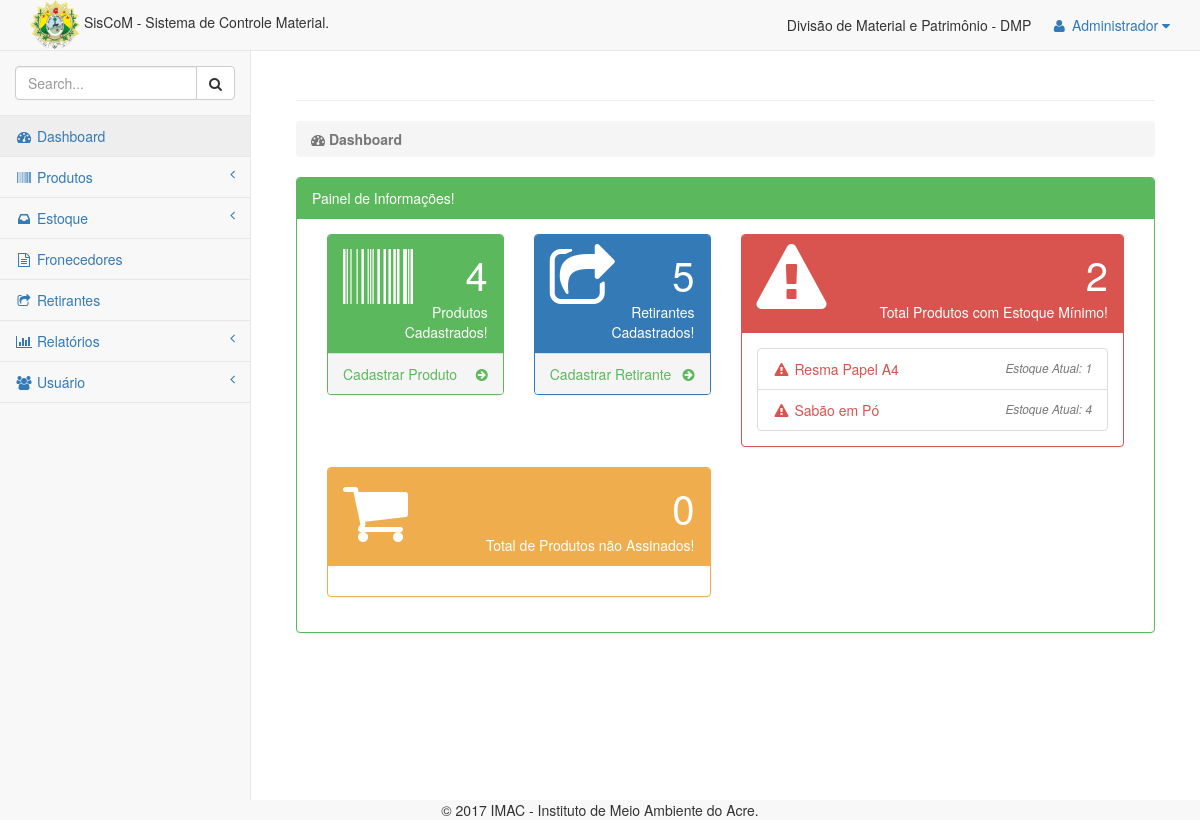
The app's page /controle/pages/index.php (signed in) with its own data.
### tables this page shows
CREATE TABLE `produto` (
  `id_produto` int(11) NOT NULL,
  `categoria` int(11) NOT NULL,
  `nome` varchar(60) NOT NULL,
  `estoque_minimo` int(11) NOT NULL,
  `estoque_atual` int(11) NOT NULL
);

### controle/pages/controle/variaveis.php (called while the page is built, shortened)
<?php
include('../include/conexao.php');
$rs = $conexao->query("SELECT  COUNT(*) as total FROM produto");
              while ($row = $rs->fetch(PDO::FETCH_ASSOC)) {
              $totalProdutos=$row["total"];
}
$rs = $conexao->query("SELECT  COUNT(*) as total FROM produto WHERE estoque_minimo>estoque_atual");
             while ($row = $rs->fetch(PDO::FETCH_ASSOC)) {
               $totalMinimo=$row["total"];
            }
$totalCard=0;
 $rs = $conexao->query("SELECT count(*) total FROM retirante");
              while ($row = $rs->fetch(PDO::FETCH_ASSOC)) {
              $totalRetirantes=$row["total"];
           }
?>

### controle/pages/index.php (the view, shortened to what this page needs)
<?php
require("controle/variaveis.php");
?>
<!DOCTYPE html>
  <html lang="en">
  <head>
  	<link href="../bower_components/bootstrap/dist/css/bootstrap.min.css" rel="stylesheet">
  	<link href="../bower_components/metisMenu/dist/metisMenu.min.css" rel="stylesheet">
  	<link href="../dist/css/sb-admin-2.css" rel="stylesheet">
  	<link href="../bower_components/font-awesome/css/font-awesome.min.css" rel="stylesheet" type="text/css">
    </head>
    <body>
    	<div id="wrapper">
    		<nav class="navbar navbar-default navbar-static-top" role="navigation" style="margin-bottom: 0">
    			<div class="navbar-header">
    				<img class="profile-img" src="../img/brasao.png" width="50" height=""> SisCoM - Sistema de Controle Material.
    				<a class="navbar-brand" href="index.html"></a>
    			</div>
    			<ul class="nav navbar-top-links navbar-right">Divisão de Material e Patrimônio - DMP
    				<li class="dropdown">
    					<a class="dropdown-toggle" data-toggle="dropdown" href="#">
    						<i class="fa fa-user fa-fw"></i> <?php echo $_SESSION['apelido']." "; ?><i class="fa fa-caret-down"></i>
    					</a>
    				</li>
    			</ul>
    			<div class="navbar-default sidebar" role="navigation">
    				<div class="sidebar-nav navbar-collapse">
    					<ul class="nav" id="side-menu">
    						<li class="sidebar-search">
    							<div class="input-group custom-search-form">
    								<input type="text" class="form-control" placeholder="Search...">
    								<span class="input-group-btn">
    									<button class="btn btn-default" type="button">
    										<i class="fa fa-search"></i>
    									</button>
    								</span>
    							</div>
    						</li>
    						<li>
    							<a href="index.php"><i class="fa fa-dashboard fa-fw"></i> Dashboard</a>
    						</li>
    						<li>
    							<a href="#"><i class="fa fa-barcode fa-fw"></i> Produtos<span class="fa arrow"></span></a>
    						</li>
    						<li>
    							<a href="#"><i class="fa fa-inbox fa-fw"></i> Estoque<span class="fa arrow"></span></a>
    						</li>
    						<li>
    							<a href="fornecedores.php"><i class="fa fa-file-text-o fa-fw"></i> Fronecedores</a>
    						</li>
    						<li>
    							<a href="retirantes.php"><i class="fa fa-share-square-o fa-fw"></i> Retirantes</a>
    						</li>
    						<li>
    							<a href="#"><i class="fa fa-bar-chart-o fa-fw"></i> Relat&oacute;rios<span class="fa arrow"></span></a>
    						</li>
    						<li>
    							<a href="#"><i class="fa fa-users fa-fw"></i> Usu&aacute;rio<span class="fa arrow"></span></a>
    						</li>
    					</ul>
    				</div>
    			</div>
    		</nav>
    		<div id="page-wrapper">
    			<div class="container-fluid">
    				<div class="row">
    					<div class="col-lg-12">
    						<h1 class="page-header">
    						</h1>
    						<ol class="breadcrumb">
    							<li class="active">
    								<i class="fa fa-dashboard "></i> <b>Dashboard</b>
    							</li>
    						</ol>
    					</div>
    				</div>
    				<div class="row">
    					<div class="col-lg-12">
    						<div class="panel panel-green">
    							<div class="panel-heading">
    								Painel de Informações!
    							</div>
    							<div class="panel-body">
    								<div class="dataTable_wrapper">
    									<div class="col-lg-3 col-md-6">
    										<div class="panel panel-green">
    											<div class="panel-heading">
    												<div class="row">
    													<div class="col-xs-3">
    														<i class="fa fa-barcode fa-5x"></i>
    													</div>
    													<div class="col-xs-9 text-right">
    														<div class="huge"><?=$totalProdutos?></div>
    														<div>Produtos Cadastrados!</div>
    													</div>
    												</div>
    											</div>
    											<a href="produtos.php">
    												<div class="panel-footer">
    													<span class="pull-left">Cadastrar Produto</span>
    													<span class="pull-right"><i class="fa fa-arrow-circle-right"></i></span>
    													<div class="clearfix"></div>
    												</div>
    											</a>
    										</div>
    									</div>
    									<div class="col-lg-3 col-md-6">
    										<div class="panel panel-primary">
    											<div class="panel-heading">
    												<div class="row">
    													<div class="col-xs-3">
    														<i class="fa fa-share-square-o  fa-5x"></i>
    													</div>
    													<div class="col-xs-9 text-right">
    														<div class="huge"><?=$totalRetirantes?></div>
    														<div>Retirantes Cadastrados!</div>
    													</div>
    												</div>
    											</div>
    											<a href="retirantes.php">
    												<div class="panel-footer">
    													<span class="pull-left">Cadastrar Retirante</span>
    													<span class="pull-right"><i class="fa fa-arrow-circle-right"></i></span>
    													<div class="clearfix"></div>
    												</div>
    											</a>
    										</div>
    									</div>
    									<div class=" col-md-6">
    										<div class="panel panel-red">
    											<div class="panel-heading ">
    												<div class="row">
    													<div class="col-xs-3">
    														<i class="fa fa-warning fa-5x"></i>
    													</div>
    													<div class="col-xs-9 text-right">
    														<div class="huge"><?=$totalMinimo?></div>
    														<div>Total Produtos com Estoque Mínimo!</div>
    													</div>
    												</div>
    											</div>
    											<div class="panel-body">
    												<div class="dataTable_wrapper">
    													<?php
    													include("../include/conexao.php");
    													$rs = $conexao->query("SELECT  id_produto, nome, estoque_minimo, estoque_atual FROM produto WHERE estoque_minimo>estoque_atual");
    													while ($row = $rs->fetch(PDO::FETCH_ASSOC)) {
    														echo "<a href='' class='list-group-item'>";
    														echo "<i class='fa fa-warning fa-fw'></i> ".utf8_encode($row["nome"])."";
    														echo "<span class='pull-right text-muted small'><em>Estoque Atual: ".$row["estoque_atual"]."</em>";
    														echo "</span>";
    														echo "</a>";
    													}
    													?>
    												</div>
    											</div>
    										</div>
    									</div>
    									<div class=" col-md-6">
    										<div class="panel panel-yellow">
    											<div class="panel-heading ">
    												<div class="row">
    													<div class="col-xs-3">
    														<i class="fa fa-shopping-cart fa-5x"></i>
    													</div>
    													<div class="col-xs-9 text-right">
    														<div class="huge"><?=$totalCard?></div>
    														<div>Total de Produtos não Assinados!</div>
    													</div>
    												</div>
    											</div>
    											<div class="panel-body">
    											</div>
    										</div>
    									</div>
    								</div>
    							</div>
    						</div>
    					</div>
    				</div>
    			</div>
    		</div>
    	</div>
    </body>
    <div class="footer">
    	<center> © 2017 IMAC - Instituto de Meio Ambiente do Acre. </center>
    </div>
    </html>

### records on screen
produto: nome "Resma Papel A4", estoque_atual "1"
produto: nome "Sabão em Pó", estoque_atual "4"

### other values on screen
$_SESSION['apelido'] "Administrador"
$totalProdutos "4"
$totalRetirantes "5"
$totalMinimo "2"
$totalCard "0"
